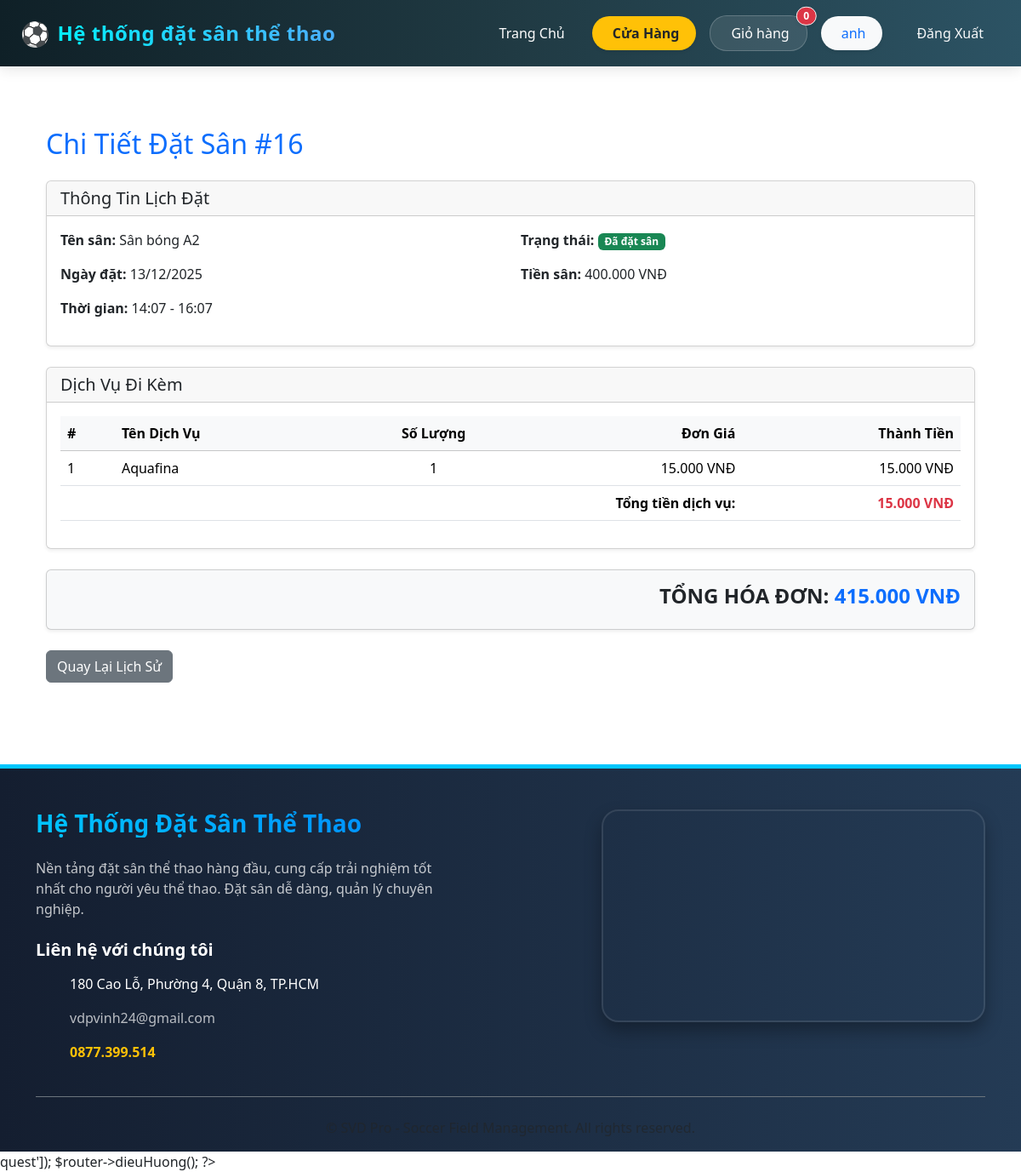
The app's page /user/booking-details?id=16 (signed in) with its own data.
### tables this page shows
CREATE TABLE `datsan` (
  `MaDatSan` int NOT NULL AUTO_INCREMENT,
  `MaKH` int NOT NULL,
  `MaSan` varchar(50) NOT NULL,
  `NgayDat` date NOT NULL,
  `GioBatDau` time(6) NOT NULL,
  `GioKetThuc` time(6) NOT NULL,
  `TongTien` decimal(12,2) DEFAULT NULL,
  `TrangThai` varchar(30) DEFAULT NULL,
  `GhiChu` varchar(500) DEFAULT NULL,
  PRIMARY KEY (`MaDatSan`),
  KEY `FK_DatSan_MaKH` (`MaKH`),
  KEY `FK_DatSan_MaSan` (`MaSan`),
  CONSTRAINT `FK_DatSan_MaKH` FOREIGN KEY (`MaKH`) REFERENCES `khachhang` (`MaKH`),
  CONSTRAINT `FK_DatSan_MaSan` FOREIGN KEY (`MaSan`) REFERENCES `san` (`MaSan`)
);

CREATE TABLE `san` (
  `MaSan` varchar(50) NOT NULL,
  `TenSan` varchar(100) NOT NULL,
  `GiaThue` decimal(12,2) NOT NULL,
  `TinhTrang` varchar(30) DEFAULT NULL,
  `MoTa` varchar(500) DEFAULT NULL,
  `MaLoai` varchar(10) NOT NULL,
  PRIMARY KEY (`MaSan`),
  KEY `FK_San_LoaiSan` (`MaLoai`),
  CONSTRAINT `FK_San_LoaiSan` FOREIGN KEY (`MaLoai`) REFERENCES `loaisan` (`MaLoai`)
);

CREATE TABLE `chitietdichvu` (
  `MaDatSan` int NOT NULL,
  `MaDV` int NOT NULL,
  `SoLuong` int NOT NULL,
  `DonGia` decimal(12,2) NOT NULL,
  `ThanhTien` decimal(23,2) GENERATED ALWAYS AS ((`SoLuong` * `DonGia`)) STORED,
  PRIMARY KEY (`MaDatSan`,`MaDV`),
  KEY `FK_ChiTietDichVu` (`MaDV`),
  CONSTRAINT `FK_ChiTietDichVu` FOREIGN KEY (`MaDV`) REFERENCES `dichvu` (`MaDV`),
  CONSTRAINT `FK_ChiTietDichVu_MaDatSan` FOREIGN KEY (`MaDatSan`) REFERENCES `datsan` (`MaDatSan`)
);

CREATE TABLE `dichvu` (
  `MaDV` int NOT NULL AUTO_INCREMENT,
  `TenDV` varchar(100) NOT NULL,
  `DonGia` decimal(12,2) NOT NULL,
  `MoTa` varchar(500) DEFAULT NULL,
  `SoLuongTon` int NOT NULL DEFAULT '0',
  PRIMARY KEY (`MaDV`)
);

CREATE TABLE `hoadon` (
  `MaHD` int NOT NULL AUTO_INCREMENT,
  `MaDatSan` int NOT NULL,
  `NgayLap` datetime DEFAULT NULL,
  `TongTien` decimal(14,2) NOT NULL,
  `GhiChu` varchar(500) DEFAULT NULL,
  `MaBaoCao` int DEFAULT NULL,
  `TenPhuongThuc` varchar(50) NOT NULL DEFAULT 'Thanh toán tại sân',
  PRIMARY KEY (`MaHD`),
  KEY `FK_HoaDon_MaDatSan` (`MaDatSan`),
  KEY `FK_HoaDon_MaBaoCao` (`MaBaoCao`),
  CONSTRAINT `FK_HoaDon_MaBaoCao` FOREIGN KEY (`MaBaoCao`) REFERENCES `baocao` (`MaBaoCao`),
  CONSTRAINT `FK_HoaDon_MaDatSan` FOREIGN KEY (`MaDatSan`) REFERENCES `datsan` (`MaDatSan`)
);

### index.php (called while the page is built, shortened)
<?php
require_once __DIR__ . '/app/Core/Autoloader.php';
$router = new Router();
$router->get('auth/hienThiDangNhap', 'AuthController@hienThiDangNhap');
$router->post('auth/xuLyDangNhap', 'AuthController@xuLyDangNhap');
$router->post('/auth/dangXuat', 'AuthController@dangXuat');
$router->get('dang-xuat', [AuthController::class, 'dangXuat']);
$router->get('dat-san', [DatsanController::class, 'chonSan']);
$router->post('/get-khung-gio-trong', [DatsanController::class, 'getKhungGioTrong']);
$router->post('/kiem-tra-san', [DatsanController::class, 'kiemTraVaTinhGia']);
$router->post('luu-tam-dat-san', [DatsanController::class, 'luuTamDatSan']);
$router->post('luu-tam-dich-vu', [DatsanController::class, 'luuTamDichVu']);
$router->get('xac-nhan-thanh-toan', [DatsanController::class, 'xacNhanThanhToan']);
$router->post('hoan-tat-dat-san', [DatsanController::class, 'hoanTatDatSan']);
$router->get('thanh-cong', [DatsanController::class, 'thanhCong']);
$router->get('loi-thanh-toan', [DatsanController::class, 'loiThanhToan']);
$router->get('chon-dich-vu', [DatsanController::class, 'chonDichVu']);
$router->get('datsan/dat-co-dinh', [DatsanController::class, 'showDatCoDinhForm']);
$router->post('datsan/kiem-tra-co-dinh', [DatsanController::class, 'handleKiemTraCoDinh']);
$router->post('datsan/luu-tam-dat-co-dinh', [DatsanController::class, 'luuTamDatCoDinh']);
$router->get('admin-dashboard', [AdminController::class, 'hienThiDashboard']);
$router->get('admin-san', [AdminController::class, 'quanLySan']);
$router->get('form-them-san', [AdminController::class, 'hienThiThemSan']);
$router->post('admin-san-them', [AdminController::class, 'xuLyThemSan']);
$router->post('admin-san-xoa', [AdminController::class, 'xuLyXoaSan']);
$router->get('admin-san-sua', [AdminController::class, 'hienThiSuaSan']);
$router->post('admin-san-capnhat', [AdminController::class, 'xuLySuaSan']);
$router->get('forgot-password', [AuthController::class, 'hienThiQuenMatKhau']);
$router->post('forgot-password', [AuthController::class, 'guiEmailReset']);
$router->get('reset-password', [AuthController::class, 'hienThiDatLaiMatKhau']);
$router->post('reset-password', [AuthController::class, 'datLaiMatKhau']);
$router->get('/admin/datsan-theo-ngay', 'AdminController@hienThiDatSanTheoNgay');
$router->post('/admin/datsan-theo-ngay', 'AdminController@xuLyDatSanTheoNgay');
$router->get('/admin/khachhang', 'AdminController@quanLyKhachHang');
$router->post('/admin/khachhang', 'AdminController@quanLyKhachHang');
$router->get('/admin/nhaphang', 'AdminController@nhapHang');
$router->post('/admin/nhaphang', 'AdminController@xuLyNhapHang');
$router->get('admin/booking-details', 'AdminController@bookingDetails');
$router->get('admin/kho-hang', 'AdminController@khoHang');
$router->get('admin/kho-hang/them', 'AdminController@themSanPham');
$router->post('admin/kho-hang/them', 'AdminController@xuLyThemSanPham');
$router->get('admin/kho-hang/sua', 'AdminController@suaSanPham');
$router->post('admin/kho-hang/sua', 'AdminController@xuLySuaSanPham');
$router->post('admin/kho-hang/xoa', 'AdminController@xuLyXoaSanPham');
$router->get('admin/don-hang', 'AdminController@quanLyDonHang');
$router->post('admin/don-hang/cap-nhat', 'AdminController@xuLyCapNhatTrangThaiDonHang');
$router->get('admin/nhan-vien', 'AdminController@quanLyNhanVien');
$router->get('admin/nhan-vien/them', 'AdminController@hienThiThemNhanVien');
$router->post('admin/nhan-vien/xu-ly-them', 'AdminController@xuLyThemNhanVien');
$router->post('admin/nhan-vien/xoa', 'AdminController@xuLyXoaNhanVien');
$router->get('store', 'StoreController@index');
$router->post('cart/add', 'CartController@add');
$router->get('cart', 'CartController@index');
$router->get('cart/count', 'CartController@getCartCount');
$router->post('cart/update', 'CartController@update');
$router->post('cart/remove', 'CartController@remove');
$router->get('checkout', 'CheckoutController@index');
$router->post('checkout/place-order', 'CheckoutController@placeOrder');
$router->get('checkout/success', 'CheckoutController@success');
$router->get('user/profile', 'UserController@showProfile');
$router->get('user/booking-history', 'UserController@bookingHistory');
$router->get('user/booking-details', 'UserController@bookingDetails');
$router->get('user/invoice-history', 'UserController@invoiceHistory');
$router->get('admin/revenue', 'AdminController@hienThiDoanhThu');
$router->dieuHuong();
?>quest']);

### app/Controllers/UserController.php (called while the page is built, shortened)
<?php
class UserController {
    private $datSanModel;
    private $dichVuModel;
    public function __construct() {
        $this->datSanModel = new DatSanModel();
        $this->dichVuModel = new DichVuModel();
    }
    public function bookingDetails() {
        $maDatSan = $_GET['id'] ?? null;
        $maKH = $_SESSION['user_id'];
        $booking = $this->datSanModel->getBookingDetailsById($maDatSan, $maKH);
        $services = $this->dichVuModel->getServicesByBookingId($maDatSan);
        $pageTitle = 'Chi Tiết Đặt Sân #' . $booking['MaDatSan'];
        $data = [
            'pageTitle' => $pageTitle,
            'booking' => $booking,
            'services' => $services
        ];
        extract($data);
        require_once __DIR__ . '/../../views/user/booking_details.php';
    }
}
?>

### app/Core/Autoloader.php (called while the page is built, shortened)
<?php
spl_autoload_register(function ($className) {
    $prefix = 'App\\';
    $baseDir = __DIR__ . '/../';
    $len = strlen($prefix);
    $relativeClass = substr($className, $len);
    $file = $baseDir . str_replace('\\', '/', $relativeClass) . '.php';
});

### app/Models/DatSanModel.php (called while the page is built, shortened)
<?php
require_once 'Database.php';
         class DatSanModel {
                 private $conn;
                 private $table = 'datsan';
           public function __construct() {
                    $database = new Database();
                    $this->conn = $database->connect();
                }
    public function getBookingDetailsById($maDatSan, $maKH)
    {
        $query = "SELECT ds.*, s.TenSan, s.GiaThue,
                         hd.NgayLap, hd.TongTien as TongTienHoaDon, hd.TenPhuongThuc, hd.GhiChu as GhiChuHoaDon
                  FROM " . $this->table . " ds
                  JOIN san s ON ds.MaSan = s.MaSan
                  LEFT JOIN hoadon hd ON ds.MaDatSan = hd.MaDatSan
                  WHERE ds.MaDatSan = :maDatSan AND ds.MaKH = :maKH";
        try {
            $stmt = $this->conn->prepare($query);
            $stmt->bindParam(':maDatSan', $maDatSan);
            $stmt->bindParam(':maKH', $maKH);
            $stmt->execute();
            return $stmt->fetch(PDO::FETCH_ASSOC);
        } catch (\PDOException $e) {
            error_log("Error in getBookingDetailsById: " . $e->getMessage());
            return false;
        }
    }
}
 ?>

### app/Models/Database.php (called while the page is built, shortened)
<?php
class Database {
    private $host = DB_HOST;
    private $db_name = DB_NAME;
    private $username = DB_USER;
    private $password = DB_PASS;
    private static $conn;
    public function connect() {
        if (self::$conn !== null) {
            return self::$conn;
        }
        self::$conn = null;
        $dsn = "mysql:host={$this->host};dbname={$this->db_name};charset=utf8";
        try {
            self::$conn = new PDO($dsn, $this->username, $this->password);
            self::$conn->setAttribute(PDO::ATTR_ERRMODE, PDO::ERRMODE_EXCEPTION);
            self::$conn->setAttribute(PDO::ATTR_DEFAULT_FETCH_MODE, PDO::FETCH_ASSOC);
        } catch(PDOException $exception) {
            echo "Lỗi kết nối CSDL: " . $exception->getMessage();
            throw $exception;
        }
        return self::$conn;
    }
}

### app/Models/DichVuModel.php (called while the page is built, shortened)
<?php
require_once __DIR__ . '/Database.php';
class DichVuModel extends Database
{
    private $conn;
    public function __construct()
    {
        $database = new Database();
        $this->conn = $database->connect();
    }
    public function getServicesByBookingId($maDatSan) {
        $query = "SELECT dv.TenDV, ctdv.SoLuong, ctdv.DonGia
                  FROM chitietdichvu ctdv
                  JOIN dichvu dv ON ctdv.MaDV = dv.MaDV
                  WHERE ctdv.MaDatSan = :maDatSan";
        $stmt = $this->conn->prepare($query);
        $stmt->bindParam(':maDatSan', $maDatSan);
        $stmt->execute();
        return $stmt->fetchAll(\PDO::FETCH_ASSOC);
    }
}

### views/user/booking_details.php (the view, shortened to what this page needs)
<?php
require_once __DIR__ . '/../layouts/header.php';
$booking = $data['booking'] ?? null;
$services = $data['services'] ?? [];
?>
<div class="container my-5">
    <h2 class="mb-4 text-primary"><?php echo htmlspecialchars($pageTitle ?? 'Chi Tiết Đặt Sân'); ?></h2>
    <div class="card shadow-sm">
        <div class="card-header">
            <h5 class="mb-0">Thông Tin Lịch Đặt</h5>
        </div>
        <div class="card-body">
            <?php if ($booking): ?>
                <div class="row">
                    <div class="col-md-6">
                        <p><strong>Tên sân:</strong> <?php echo htmlspecialchars($booking['TenSan']); ?></p>
                        <p><strong>Ngày đặt:</strong> <?php echo date('d/m/Y', strtotime($booking['NgayDat'])); ?></p>
                        <p><strong>Thời gian:</strong> <?php echo date('H:i', strtotime($booking['GioBatDau'])) . ' - ' . date('H:i', strtotime($booking['GioKetThuc'])); ?></p>
                    </div>
                    <div class="col-md-6">
                        <p><strong>Trạng thái:</strong>
                            <?php
                                $badgeClass = 'bg-success';
                            ?>
                            <span class="badge <?php echo $badgeClass; ?>"><?php echo htmlspecialchars($booking['TrangThai']); ?></span>
                        </p>
                        <p><strong>Tiền sân:</strong> <?php echo number_format($booking['TongTien'], 0, ',', '.'); ?> VNĐ</p>
                    </div>
                </div>
            <?php else: ?>
                <p class="text-danger">Không tìm thấy thông tin đặt sân.</p>
            <?php endif; ?>
        </div>
    </div>
    <div class="card shadow-sm mt-4">
        <div class="card-header">
            <h5 class="mb-0">Dịch Vụ Đi Kèm</h5>
        </div>
        <div class="card-body">
            <?php if (!empty($services)): ?>
                <div class="table-responsive">
                    <table class="table">
                        <thead class="table-light">
                            <tr>
                                <th>#</th>
                                <th>Tên Dịch Vụ</th>
                                <th class="text-center">Số Lượng</th>
                                <th class="text-end">Đơn Giá</th>
                                <th class="text-end">Thành Tiền</th>
                            </tr>
                        </thead>
                        <tbody>
                            <?php
                            $totalServiceCost = 0;
                            foreach ($services as $index => $service):
                                $thanhTien = $service['SoLuong'] * $service['DonGia'];
                                $totalServiceCost += $thanhTien;
                            ?>
                                <tr>
                                    <td><?php echo $index + 1; ?></td>
                                    <td><?php echo htmlspecialchars($service['TenDV']); ?></td>
                                    <td class="text-center"><?php echo htmlspecialchars($service['SoLuong']); ?></td>
                                    <td class="text-end"><?php echo number_format($service['DonGia'], 0, ',', '.'); ?> VNĐ</td>
                                    <td class="text-end"><?php echo number_format($thanhTien, 0, ',', '.'); ?> VNĐ</td>
                                </tr>
                            <?php endforeach; ?>
                        </tbody>
                        <tfoot>
                            <tr class="fw-bold">
                                <td colspan="4" class="text-end">Tổng tiền dịch vụ:</td>
                                <td class="text-end text-danger"><?php echo number_format($totalServiceCost, 0, ',', '.'); ?> VNĐ</td>
                            </tr>
                        </tfoot>
                    </table>
                </div>
            <?php else: ?>
                <p>Không có dịch vụ nào được sử dụng.</p>
            <?php endif; ?>
        </div>
    </div>
    <div class="card shadow-sm mt-4 bg-light">
        <div class="card-body text-end">
            <h4 class="fw-bold">
                TỔNG HÓA ĐƠN:
                <span class="text-primary">
                    <?php
                        $tongHoaDon = $booking['TongTienHoaDon'] ?? ($booking['TongTien'] + $totalServiceCost);
                        echo number_format($tongHoaDon, 0, ',', '.');
                    ?> VNĐ
                </span>
            </h4>
        </div>
    </div>
    <div class="mt-4">
        <a href="<?php echo BASE_URL; ?>user/bookingHistory" class="btn btn-secondary">Quay Lại Lịch Sử</a>
    </div>
</div>
<?php require_once __DIR__ . '/../layouts/footer.php'; ?>

### public/css/style.css (style rules this page uses)
html, body { height: 100%; margin: 0; }
body { display: flex; flex-direction: column; min-height: 100vh; }

### records on screen
datsan: MaSan.TenSan "Sân bóng A2", date('d/m/Y', strtotime($booking['NgayDat'])) "13/12/2025", date('H:i', strtotime($booking['GioBatDau'])) "14:07", date('H:i', strtotime($booking['GioKetThuc'])) "16:07", TrangThai "Đã đặt sân", MaDatSan+TongTien "400.000", MaDatSan.TongTien "415.000"
chitietdichvu: MaDV.TenDV "Aquafina", SoLuong "1", DonGia "15.000", thanhTien "15.000"

### other values on screen
$_SESSION['username'] "anh"
$pageTitle "Chi Tiết Đặt Sân #16"
$totalServiceCost "15.000"
